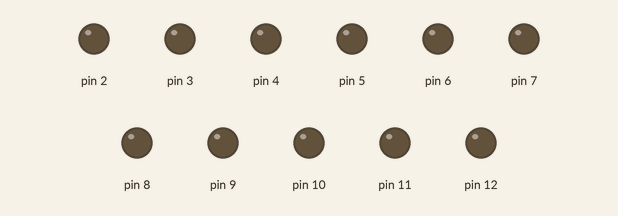
Recording of a sketch running on a simulated Arduino Uno, built with avr-gcc and run on an emulated ATmega328P. Shown: output pins drawn as LEDs (lit = HIGH).

Above: at 0.05 s.
Timing chart, 0 to 40.0 s (numbered marks = the images above):
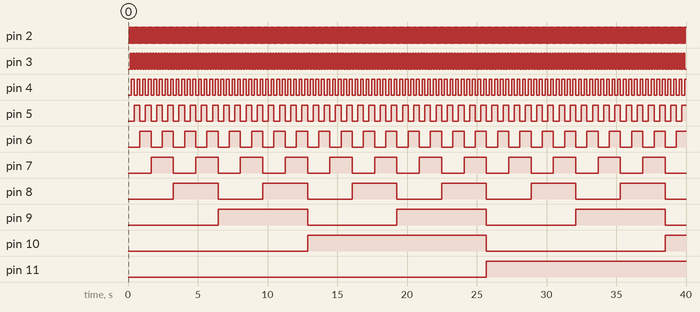

Measured:
- by itself, pin 2: alternates HIGH for 0.05 s and LOW for 0.05 s
- by itself, pin 3: alternates HIGH for 0.10 s and LOW for 0.10 s
- by itself, pin 4: alternates HIGH for 0.20 s and LOW for 0.20 s
- by itself, pin 5: alternates HIGH for 0.40 s and LOW for 0.40 s
- by itself, pin 6: alternates HIGH for 0.80 s and LOW for 0.80 s
- by itself, pin 7: alternates HIGH for 1.6 s and LOW for 1.6 s
- by itself, pin 8: alternates HIGH for 3.2 s and LOW for 3.2 s
- by itself, pin 9: alternates HIGH for 6.4 s and LOW for 6.4 s

The sketch:

countleds.ino
```cpp
void setup() {
  // put your setup code here, to run once:
  for(int i=2; i<13; i++){
    pinMode(i, OUTPUT);
  }
}

void loop() {
  // put your main code here, to run repeatedly:
  int set;
  for(int i=0; i<2048; i++){
    delay(50);
    for(int j=2; j<13; j++){
      set = i >> (j-2);
      digitalWrite(j, set%2);
    }
  }
}
```
